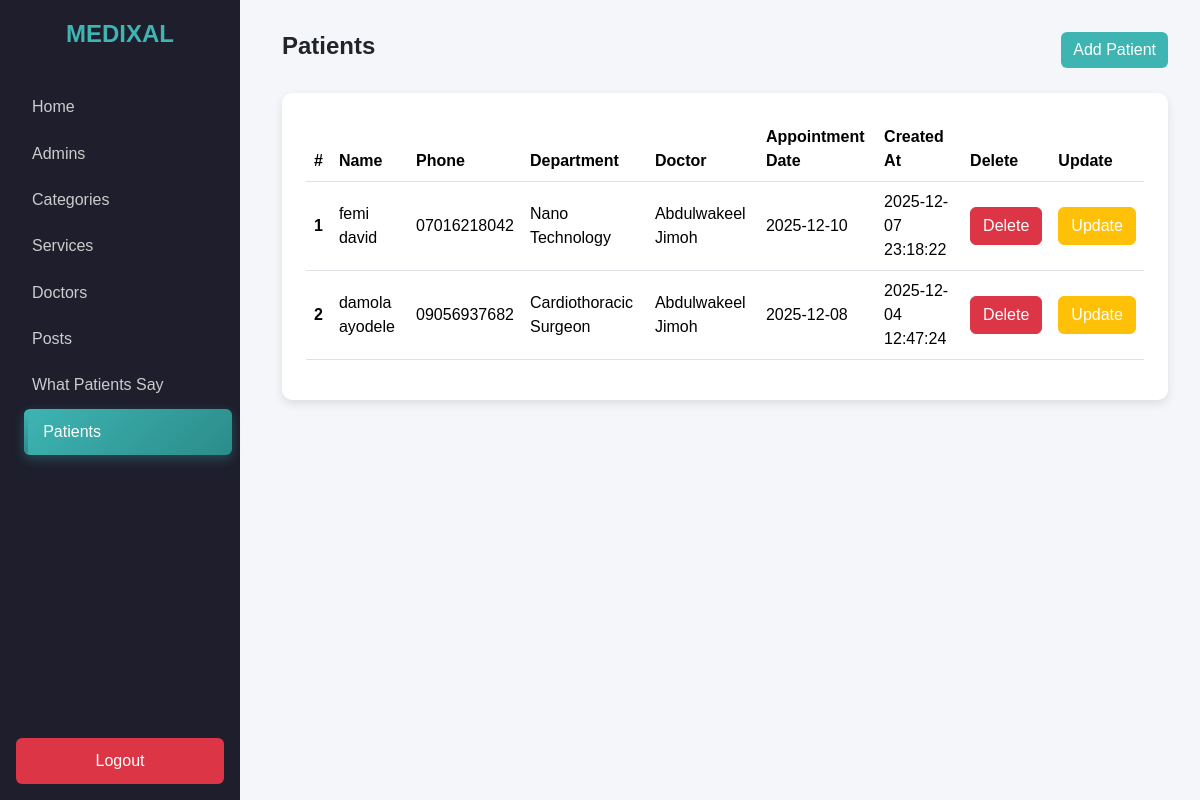
/admin-panel/patients-admins/show-patients.php (signed in), run on the app's committed database.
### tables this page shows
CREATE TABLE IF NOT EXISTS `patients` (
  `id` int UNSIGNED NOT NULL AUTO_INCREMENT,
  `department_id` int UNSIGNED NOT NULL,
  `doctor_id` int UNSIGNED NOT NULL,
  `name` varchar(191) NOT NULL,
  `phone` varchar(50) NOT NULL,
  `appointment_date` date NOT NULL,
  `created_at` timestamp NOT NULL DEFAULT CURRENT_TIMESTAMP,
  PRIMARY KEY (`id`),
  KEY `idx_department_id` (`department_id`),
  KEY `idx_doctor_id` (`doctor_id`)
);

CREATE TABLE IF NOT EXISTS `categories` (
  `id` int NOT NULL AUTO_INCREMENT,
  `category_name` varchar(255) NOT NULL,
  `img` varchar(255) NOT NULL,
  `created_at` datetime NOT NULL DEFAULT CURRENT_TIMESTAMP ON UPDATE CURRENT_TIMESTAMP,
  PRIMARY KEY (`id`)
);

CREATE TABLE IF NOT EXISTS `doctors` (
  `id` int NOT NULL AUTO_INCREMENT,
  `firstname` varchar(255) NOT NULL,
  `lastname` varchar(255) NOT NULL,
  `email` varchar(255) NOT NULL,
  `title` varchar(255) NOT NULL,
  `twitter` varchar(255) NOT NULL,
  `linkedin` varchar(255) NOT NULL,
  `facebook` varchar(255) NOT NULL,
  `image` varchar(255) NOT NULL,
  `created_at` datetime NOT NULL DEFAULT CURRENT_TIMESTAMP ON UPDATE CURRENT_TIMESTAMP,
  `category_id` int DEFAULT NULL,
  PRIMARY KEY (`id`),
  KEY `fk_category_id` (`category_id`)
);

### admin-panel/patients-admins/show-patients.php (the view, shortened to what this page needs)
<?php
require_once "../../includes/dbh.php";
$sql = "
    SELECT
        p.*,
        c.category_name AS department_name,
        d.firstname AS doctor_firstname,
        d.lastname AS doctor_lastname
    FROM patients p
    LEFT JOIN categories c ON p.department_id = c.id
    LEFT JOIN doctors d ON p.doctor_id = d.id
    ORDER BY p.id DESC
";
$stmt = $db->prepare($sql);
$stmt->execute();
$patients = $stmt->fetchAll(PDO::FETCH_ASSOC);
?>
<!DOCTYPE html>
<html lang="en">
<head>
  <link href="https://cdn.jsdelivr.net/npm/bootstrap@5.3.3/dist/css/bootstrap.min.css" rel="stylesheet">
  <link href="../styles/style.css" rel="stylesheet">
</head>
<body>
  <div class="sidebar">
    <div class="logo">MEDIXAL</div>
    <a href="../index.php">Home</a>
    <a href="../admins/admins.php">Admins</a>
    <a href="../categories-admins/show-categories.php">Categories</a>
    <a href="../services-admins/show-services.php">Services</a>
    <a href="../doctor-admins/show-doctors.php">Doctors</a>
    <a href="../testimony-admins/show-posts.php">Posts</a>
    <a href="../patients-say-admins/show-testimonials.php">What Patients Say</a>
    <a href="show-patients.php" class="active">Patients</a>
    <?php if(isset($_SESSION["admin_name"])) : ?>
    <a href="../logout.php" class="logout text-white">Logout</a>
    <?php  else :   ?>
    <a href="../admins/login-admins.php" class="logout text-white">Login</a>
    <?php endif; ?>
  </div>
  <div class="main-content">
    <div class="d-flex justify-content-between align-items-center mb-4">
      <h4 class="fw-bold">Patients</h4>
      <?php if (isset($_SESSION["admin_name"])) : ?>
      <a href="create-patient.php" class="btn btn-primary">Add Patient</a>
      <?php endif; ?>
    </div>
    <div class="card p-4">
      <div class="table-responsive">
        <table class="table table-hover align-middle">
          <thead>
            <tr>
              <th>#</th>
              <th>Name</th>
              <th>Phone</th>
              <th>Department</th>
              <th>Doctor</th>
              <th>Appointment Date</th>
              <th>Created At</th>
              <th>Delete</th>
              <th>Update</th>
            </tr>
          </thead>
          <tbody>
            <?php if(!empty($patients)) : ?>
              <?php $i = 1; ?>
              <?php foreach ($patients as $p) : ?>
              <tr>
                <th scope="row"><?php echo $i++; ?></th>
                <td><?php echo htmlspecialchars($p['name']); ?></td>
                <td><?php echo htmlspecialchars($p['phone']); ?></td>
                <td><?php echo htmlspecialchars($p['department_name'] ?? ''); ?></td>
                <td>
                  <?php
                    $docName = trim(($p['doctor_firstname'] ?? '') . ' ' . ($p['doctor_lastname'] ?? ''));
                    echo htmlspecialchars($docName);
                  ?>
                </td>
                <td><?php echo htmlspecialchars($p['appointment_date'] ?? ''); ?></td>
                <td><?php echo htmlspecialchars($p['created_at']); ?></td>
                <td>
                  <a href="delete.php?del_id=<?php echo $p['id']; ?>">
                    <button class="btn btn-danger">Delete</button>
                  </a>
                </td>
                <td>
                  <a href="update-patient.php?upd_id=<?php echo $p['id']; ?>">
                    <button class="btn btn-warning text-white">Update</button>
                  </a>
                </td>
              </tr>
              <?php endforeach; ?>
            <?php else: ?>
              <tr><td colspan="7" class="text-center text-muted">No patients found.</td></tr>
            <?php endif; ?>
          </tbody>
        </table>
      </div>
    </div>
  </div>
</body>
</html>

### admin-panel/styles/style.css (style rules this page uses)
body { font-family: "Poppins", sans-serif; background-color: #f5f6fa; margin: 0; padding: 0; }
* { margin: 0; padding: 0; box-sizing: border-box; }
.sidebar { position: fixed; top: 0; left: 0; height: 100vh; width: 240px; background-color: #1e1e2d; color: #fff; display: flex; flex-direction: column; align-items: start; padding: 1rem; }
.sidebar .logo { font-size: 1.5rem; font-weight: 700; margin-bottom: 2rem; text-transform: uppercase; color: #3eb5b3; }
.sidebar a { color: #ccc; text-decoration: none; display: block; width: 100%; padding: 0.7rem 1rem; border-radius: 6px; transition: all 0.3s ease; }
.sidebar a:hover, .sidebar a.active { background-color: #3eb5b3; color: #fff; }
.sidebar .logout { margin-top: auto; background-color: #dc3545; text-align: center; border-radius: 6px; }
.main-content { margin-left: 250px; padding: 2rem; }
.card { border: none; border-radius: 10px; box-shadow: 0 4px 10px rgba(0,0,0,0.1); }
.table thead { background-color: #174E70; color: #fff; }
.btn-primary { background-color: #3eb5b3; border: none; }
button { border: none; color: #fff; background-color: #dc3545; border-radius: 5px; padding: 5px 20px; transition: 0.2s ease-in-out; }

### admin-panel/patients-admins/show-patients.php (style rules this page uses)
body { font-family: "Poppins", sans-serif; background-color: #f5f6fa; margin: 0; padding: 0; }
.sidebar { position: fixed; top: 0; left: 0; height: 100vh; width: 240px; background-color: #1e1e2d; color: #fff; display: flex; flex-direction: column; align-items: start; padding: 1rem; }
.sidebar .logo { font-size: 1.5rem; font-weight: 700; margin-bottom: 2rem; text-transform: uppercase; color: #3eb5b3; display: block; width: 100%; text-align: center; }
.sidebar a { color: #ccc; text-decoration: none; display: block; width: 100%; padding: 0.7rem 1rem; border-radius: 6px; transition: all 0.3s cubic-bezier(0.4, 0, 0.2, 1); position: relative; overflow: hidden; }
.sidebar a::before { content: ""; position: absolute; left: 0; top: 0; bottom: 0; width: 4px; background: linear-gradient(180deg, #3eb5b3, #2b8c8a); transform: scaleY(0); transition: transform 0.3s cubic-bezier(0.4, 0, 0.2, 1); border-radius: 0 4px 4px 0; }
.sidebar a:hover, .sidebar a.active { background: linear-gradient(135deg, #3eb5b3, #2b8c8a); color: #fff; transform: translateX(8px); box-shadow: 0 4px 12px rgba(62, 181, 179, 0.3); padding-left: 1.2rem; }
.sidebar a:hover::before, .sidebar a.active::before { transform: scaleY(1); }
.sidebar .logout { margin-top: auto; background-color: #dc3545; text-align: center; border-radius: 6px; transition: all 0.3s cubic-bezier(0.4, 0, 0.2, 1); }
.main-content { margin-left: 250px; padding: 2rem; }
.card { border: none; border-radius: 10px; box-shadow: 0 4px 10px rgba(0,0,0,0.1); transition: all 0.3s cubic-bezier(0.4, 0, 0.2, 1); }
.table thead { background-color: #174E70; color: #fff; }
.btn-primary { background-color: #3eb5b3; border: none; transition: all 0.3s cubic-bezier(0.4, 0, 0.2, 1); position: relative; overflow: hidden; }
.btn-primary::before { content: ""; position: absolute; top: 50%; left: 50%; width: 0; height: 0; border-radius: 50%; background: rgba(255, 255, 255, 0.2); transform: translate(-50%, -50%); transition: width 0.6s ease, height 0.6s ease; }

### data on the page
patients: name "femi david", phone "07016218042", categories.category_name "Nano Technology", doctor.lastname "Abdulwakeel Jimoh", appointment_date "2025-12-10", created_at "2025-12-07 23:18:22"
patients: name "damola ayodele", phone "09056937682", categories.category_name "Cardiothoracic Surgeon", doctor.lastname "Abdulwakeel Jimoh", appointment_date "2025-12-08", created_at "2025-12-04 12:47:24"
